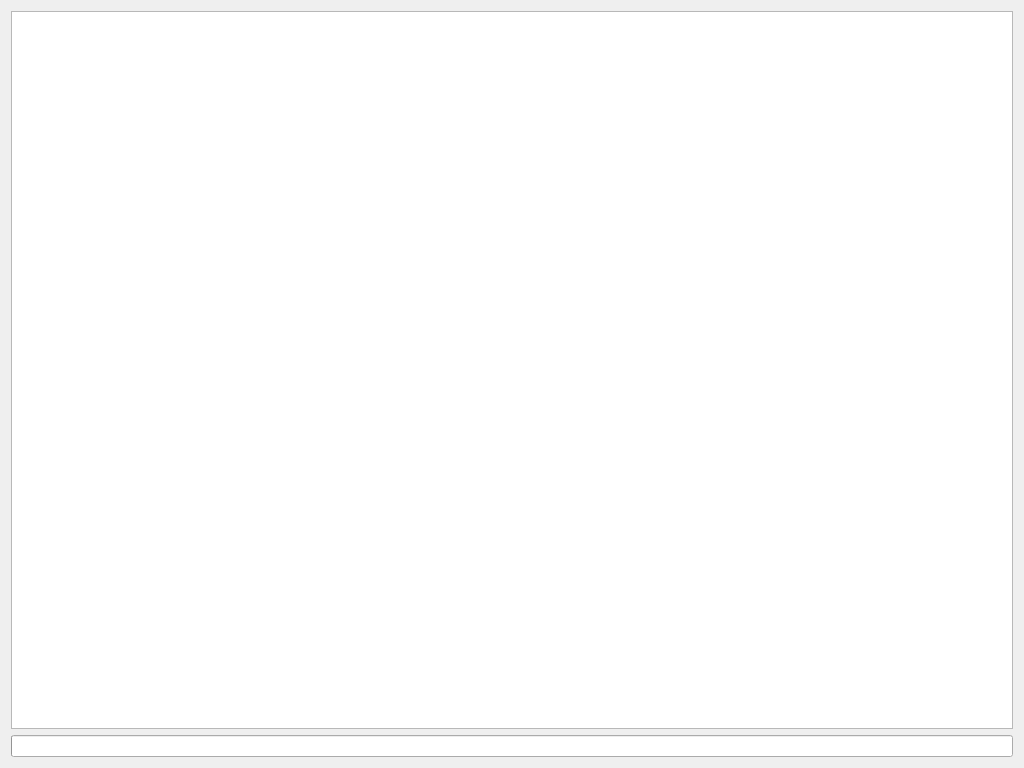
<?xml version="1.0" encoding="UTF-8"?>
<ui version="4.0">
 <class>ResourceManagerDialog</class>
 <widget class="QDialog" name="ResourceManagerDialog">
  <property name="geometry">
   <rect>
    <x>0</x>
    <y>0</y>
    <width>1024</width>
    <height>768</height>
   </rect>
  </property>
  <property name="windowTitle">
   <string>资源管理器</string>
  </property>
  <layout class="QVBoxLayout" name="verticalLayout" stretch="0,1,0">
   <item>
    <layout class="QHBoxLayout" name="horizontalLayout"/>
   </item>
   <item>
    <widget class="QSplitter" name="splitter">
     <property name="orientation">
      <enum>Qt::Horizontal</enum>
     </property>
     <widget class="QTreeView" name="resource_dir">
      <property name="minimumSize">
       <size>
        <width>300</width>
        <height>0</height>
       </size>
      </property>
      <attribute name="headerVisible">
       <bool>true</bool>
      </attribute>
     </widget>
    </widget>
   </item>
   <item>
    <widget class="QProgressBar" name="save_progress">
     <property name="value">
      <number>0</number>
     </property>
     <property name="textVisible">
      <bool>false</bool>
     </property>
    </widget>
   </item>
  </layout>
 </widget>
 <resources/>
 <connections/>
</ui>
